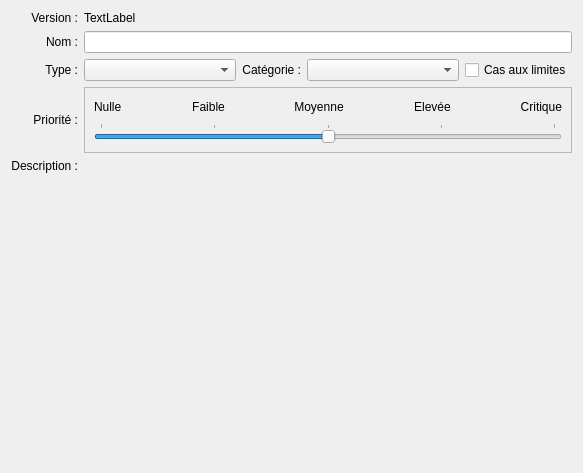
        <widget class="QWidget" name="page_informations_detaillees">
         <property name="geometry">
          <rect>
           <x>0</x>
           <y>0</y>
           <width>583</width>
           <height>473</height>
          </rect>
         </property>
         <attribute name="label">
          <string>Informations détaillées</string>
         </attribute>
         <layout class="QGridLayout" name="gridLayout_12">
          <item row="0" column="0">
           <layout class="QGridLayout" name="gridLayout_2">
            <item row="0" column="0">
             <widget class="QLabel" name="label_10">
              <property name="text">
               <string>Version :</string>
              </property>
              <property name="alignment">
               <set>Qt::AlignRight|Qt::AlignTrailing|Qt::AlignVCenter</set>
              </property>
             </widget>
            </item>
            <item row="0" column="1">
             <widget class="QLabel" name="version_label">
              <property name="sizePolicy">
               <sizepolicy hsizetype="Fixed" vsizetype="Maximum">
                <horstretch>0</horstretch>
                <verstretch>0</verstretch>
               </sizepolicy>
              </property>
              <property name="text">
               <string>TextLabel</string>
              </property>
             </widget>
            </item>
            <item row="1" column="0">
             <widget class="QLabel" name="label">
              <property name="text">
               <string>Nom :</string>
              </property>
              <property name="alignment">
               <set>Qt::AlignRight|Qt::AlignTrailing|Qt::AlignVCenter</set>
              </property>
             </widget>
            </item>
            <item row="1" column="1">
             <widget class="QLineEdit" name="test_name"/>
            </item>
            <item row="3" column="0">
             <widget class="QLabel" name="label_4">
              <property name="text">
               <string>Priorité :</string>
              </property>
              <property name="alignment">
               <set>Qt::AlignRight|Qt::AlignTrailing|Qt::AlignVCenter</set>
              </property>
             </widget>
            </item>
            <item row="3" column="1">
             <widget class="QFrame" name="frame">
              <property name="frameShape">
               <enum>QFrame::StyledPanel</enum>
              </property>
              <property name="frameShadow">
               <enum>QFrame::Raised</enum>
              </property>
              <layout class="QVBoxLayout" name="verticalLayout_5">
               <item>
                <layout class="QGridLayout" name="gridLayout_13">
                 <item row="1" column="8">
                  <widget class="QLabel" name="label_5">
                   <property name="text">
                    <string>Critique</string>
                   </property>
                   <property name="alignment">
                    <set>Qt::AlignRight|Qt::AlignTrailing|Qt::AlignVCenter</set>
                   </property>
                  </widget>
                 </item>
                 <item row="1" column="6">
                  <widget class="QLabel" name="label_7">
                   <property name="text">
                    <string>Elevée</string>
                   </property>
                   <property name="alignment">
                    <set>Qt::AlignCenter</set>
                   </property>
                  </widget>
                 </item>
                 <item row="1" column="4">
                  <widget class="QLabel" name="label_9">
                   <property name="text">
                    <string>Moyenne</string>
                   </property>
                   <property name="alignment">
                    <set>Qt::AlignCenter</set>
                   </property>
                  </widget>
                 </item>
                 <item row="1" column="2">
                  <widget class="QLabel" name="label_8">
                   <property name="text">
                    <string>Faible</string>
                   </property>
                   <property name="alignment">
                    <set>Qt::AlignCenter</set>
                   </property>
                  </widget>
                 </item>
                 <item row="1" column="0">
                  <widget class="QLabel" name="label_6">
                   <property name="text">
                    <string>Nulle</string>
                   </property>
                  </widget>
                 </item>
                 <item row="1" column="1">
                  <spacer name="horizontalSpacer">
                   <property name="orientation">
                    <enum>Qt::Horizontal</enum>
                   </property>
                   <property name="sizeHint" stdset="0">
                    <size>
                     <width>40</width>
                     <height>20</height>
                    </size>
                   </property>
                  </spacer>
                 </item>
                 <item row="1" column="3">
                  <spacer name="horizontalSpacer_2">
                   <property name="orientation">
                    <enum>Qt::Horizontal</enum>
                   </property>
                   <property name="sizeHint" stdset="0">
                    <size>
                     <width>40</width>
                     <height>20</height>
                    </size>
                   </property>
                  </spacer>
                 </item>
                 <item row="1" column="5">
                  <spacer name="horizontalSpacer_3">
                   <property name="orientation">
                    <enum>Qt::Horizontal</enum>
                   </property>
                   <property name="sizeHint" stdset="0">
                    <size>
                     <width>40</width>
                     <height>20</height>
                    </size>
                   </property>
                  </spacer>
                 </item>
                 <item row="1" column="7">
                  <spacer name="horizontalSpacer_4">
                   <property name="orientation">
                    <enum>Qt::Horizontal</enum>
                   </property>
                   <property name="sizeHint" stdset="0">
                    <size>
                     <width>40</width>
                     <height>20</height>
                    </size>
                   </property>
                  </spacer>
                 </item>
                </layout>
               </item>
               <item>
                <widget class="QSlider" name="test_priority_level">
                 <property name="sizePolicy">
                  <sizepolicy hsizetype="Preferred" vsizetype="Preferred">
                   <horstretch>0</horstretch>
                   <verstretch>0</verstretch>
                  </sizepolicy>
                 </property>
                 <property name="minimum">
                  <number>1</number>
                 </property>
                 <property name="maximum">
                  <number>5</number>
                 </property>
                 <property name="singleStep">
                  <number>1</number>
                 </property>
                 <property name="pageStep">
                  <number>1</number>
                 </property>
                 <property name="value">
                  <number>3</number>
                 </property>
                 <property name="tracking">
                  <bool>true</bool>
                 </property>
                 <property name="orientation">
                  <enum>Qt::Horizontal</enum>
                 </property>
                 <property name="tickPosition">
                  <enum>QSlider::TicksAbove</enum>
                 </property>
                 <property name="tickInterval">
                  <number>1</number>
                 </property>
                </widget>
               </item>
              </layout>
             </widget>
            </item>
            <item row="4" column="0">
             <widget class="QLabel" name="label_2">
              <property name="text">
               <string>Description :</string>
              </property>
              <property name="alignment">
               <set>Qt::AlignRight|Qt::AlignTop|Qt::AlignTrailing</set>
              </property>
             </widget>
            </item>
            <item row="4" column="1">
             <widget class="RecordTextEditWidget" name="test_description" native="true">
              <property name="sizePolicy">
               <sizepolicy hsizetype="Expanding" vsizetype="Expanding">
                <horstretch>0</horstretch>
                <verstretch>0</verstretch>
               </sizepolicy>
              </property>
             </widget>
            </item>
            <item row="2" column="1">
             <layout class="QHBoxLayout" name="horizontalLayout_6">
              <item>
               <widget class="QComboBox" name="test_type"/>
              </item>
              <item>
               <widget class="QLabel" name="label_16">
                <property name="sizePolicy">
                 <sizepolicy hsizetype="Fixed" vsizetype="Preferred">
                  <horstretch>0</horstretch>
                  <verstretch>0</verstretch>
                 </sizepolicy>
                </property>
                <property name="text">
                 <string>Catégorie :</string>
                </property>
                <property name="alignment">
                 <set>Qt::AlignRight|Qt::AlignTrailing|Qt::AlignVCenter</set>
                </property>
               </widget>
              </item>
              <item>
               <widget class="QComboBox" name="test_category"/>
              </item>
              <item>
               <widget class="QCheckBox" name="test_limit">
                <property name="sizePolicy">
                 <sizepolicy hsizetype="Fixed" vsizetype="Fixed">
                  <horstretch>0</horstretch>
                  <verstretch>0</verstretch>
                 </sizepolicy>
                </property>
                <property name="text">
                 <string>Cas aux limites</string>
                </property>
               </widget>
              </item>
             </layout>
            </item>
            <item row="2" column="0">
             <widget class="QLabel" name="label_12">
              <property name="text">
               <string>Type :</string>
              </property>
              <property name="alignment">
               <set>Qt::AlignRight|Qt::AlignTrailing|Qt::AlignVCenter</set>
              </property>
             </widget>
            </item>
           </layout>
          </item>
         </layout>
        </widget>
